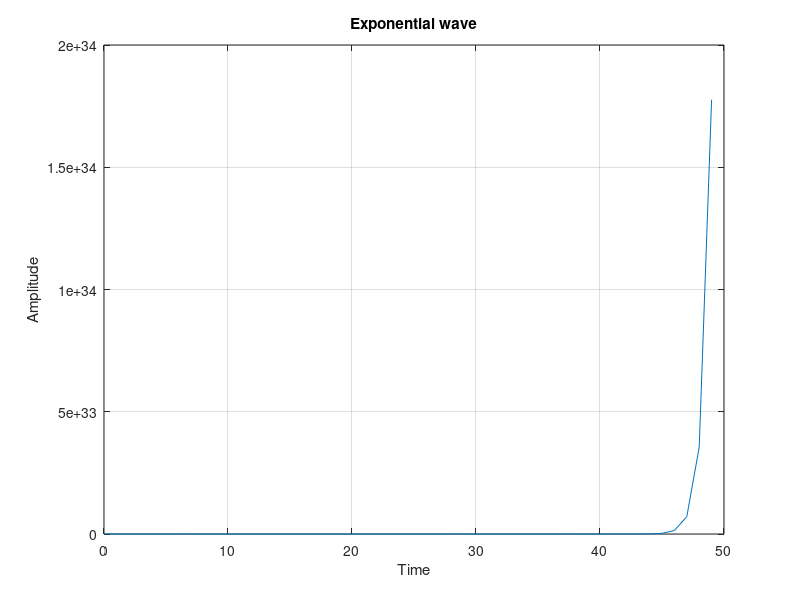

The MATLAB script that drew this image:
% clear output
clc;
clear all;
close all;

% set variables
a = input('Enter amplitude : ');
t = 0:1:49;

% creating output for wave
fx = a .^ t;
plot(t, fx);
title('Exponential wave');
xlabel('Time');
ylabel('Amplitude');

grid on;